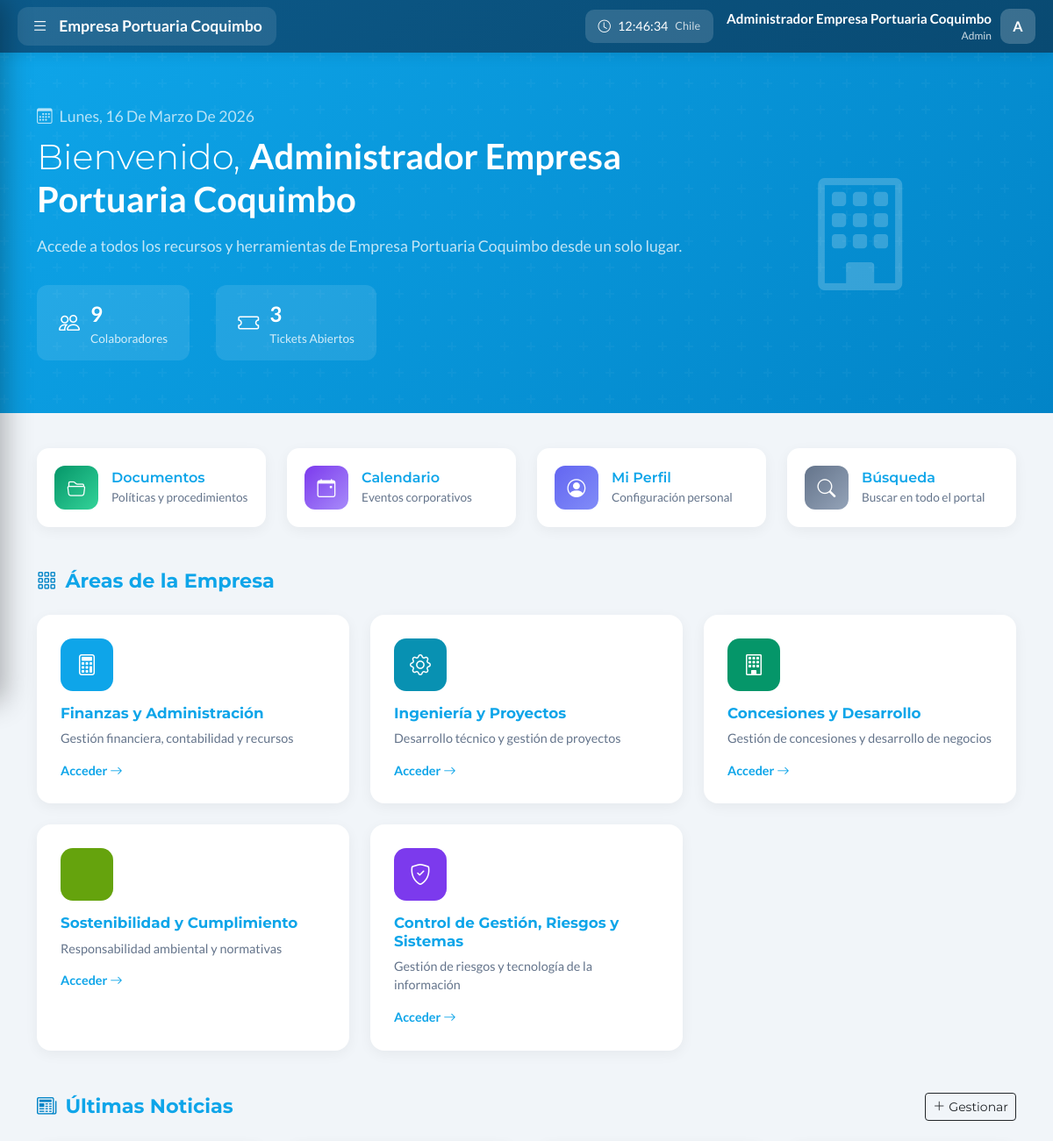
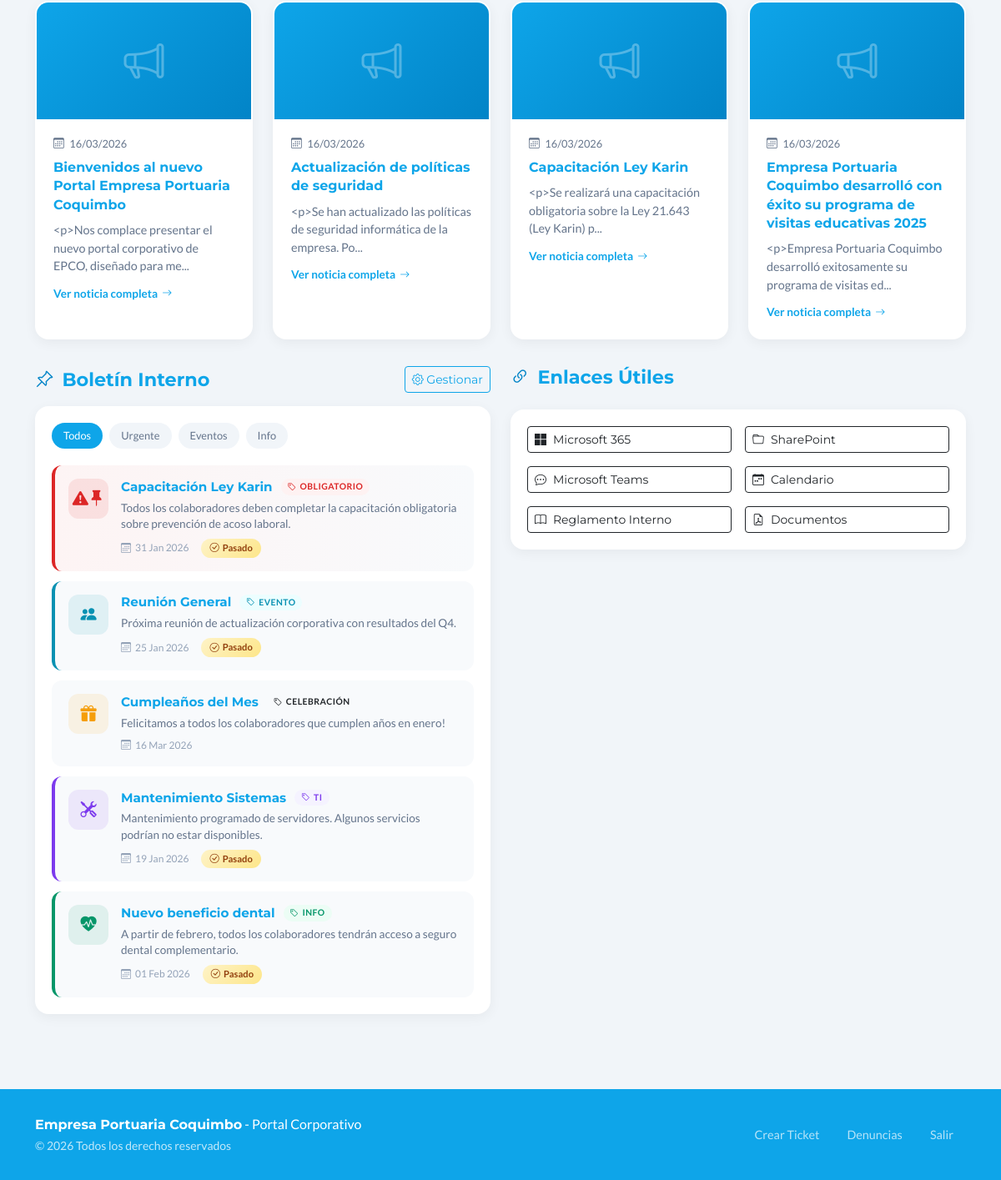
The page /panel_intranet.php (signed in) on the database its author committed (2 pictures, top to bottom).
### tables this page shows
CREATE TABLE IF NOT EXISTS users (
    id INT AUTO_INCREMENT PRIMARY KEY,
    name VARCHAR(100) NOT NULL,
    username VARCHAR(50) NOT NULL UNIQUE,
    email VARCHAR(150) NOT NULL UNIQUE,
    password VARCHAR(255) NOT NULL,
    role ENUM('admin', 'soporte', 'social', 'denuncia', 'user') NOT NULL DEFAULT 'user',
    is_active TINYINT(1) DEFAULT 1,
    last_login TIMESTAMP NULL,
    login_attempts INT DEFAULT 0,
    locked_until TIMESTAMP NULL,
    birthday DATE DEFAULT NULL,
    phone VARCHAR(20) DEFAULT NULL,
    department VARCHAR(100) DEFAULT NULL,
    position VARCHAR(100) DEFAULT NULL,
    avatar VARCHAR(255) DEFAULT NULL,
    bio TEXT DEFAULT NULL,
    created_at TIMESTAMP DEFAULT CURRENT_TIMESTAMP,
    updated_at TIMESTAMP DEFAULT CURRENT_TIMESTAMP ON UPDATE CURRENT_TIMESTAMP,
    INDEX idx_username (username),
    INDEX idx_email (email),
    INDEX idx_role (role)
);

CREATE TABLE IF NOT EXISTS news (
    id INT AUTO_INCREMENT PRIMARY KEY,
    title VARCHAR(200) NOT NULL,
    excerpt VARCHAR(300) DEFAULT NULL,
    content TEXT NOT NULL,
    image_url VARCHAR(500) DEFAULT NULL,
    news_url VARCHAR(500) DEFAULT NULL,
    author_id INT DEFAULT NULL,
    category VARCHAR(50) DEFAULT 'general',
    is_featured TINYINT(1) DEFAULT 0,
    is_published TINYINT(1) DEFAULT 1,
    views INT DEFAULT 0,
    created_at TIMESTAMP DEFAULT CURRENT_TIMESTAMP,
    updated_at TIMESTAMP DEFAULT CURRENT_TIMESTAMP ON UPDATE CURRENT_TIMESTAMP,
    FOREIGN KEY (author_id) REFERENCES users(id) ON DELETE SET NULL,
    INDEX idx_published (is_published),
    INDEX idx_featured (is_featured)
);

CREATE TABLE IF NOT EXISTS bulletins (
    id INT AUTO_INCREMENT PRIMARY KEY,
    title VARCHAR(200) NOT NULL,
    content TEXT NOT NULL,
    category ENUM('urgent', 'event', 'info', 'maintenance', 'celebration') NOT NULL DEFAULT 'info',
    priority ENUM('low', 'normal', 'high') NOT NULL DEFAULT 'normal',
    icon VARCHAR(50) DEFAULT 'bi-megaphone',
    event_date DATE DEFAULT NULL,
    deadline_date DATE DEFAULT NULL,
    is_active TINYINT(1) DEFAULT 1,
    is_pinned TINYINT(1) DEFAULT 0,
    expanded_content TEXT DEFAULT NULL,
    action_url VARCHAR(500) DEFAULT NULL,
    action_label VARCHAR(100) DEFAULT NULL,
    author_id INT DEFAULT NULL,
    created_at TIMESTAMP DEFAULT CURRENT_TIMESTAMP,
    updated_at TIMESTAMP DEFAULT CURRENT_TIMESTAMP ON UPDATE CURRENT_TIMESTAMP,
    expires_at DATE DEFAULT NULL,
    FOREIGN KEY (author_id) REFERENCES users(id) ON DELETE SET NULL,
    INDEX idx_category (category),
    INDEX idx_active (is_active),
    INDEX idx_pinned (is_pinned),
    INDEX idx_expires (expires_at)
);

### public/panel_intranet.php (the view, shortened to what the rows shown need)
<?php
require_once '../includes/bootstrap.php';
$user = getCurrentUser();
$news = $pdo->query('SELECT n.*, u.name as author_name FROM news n LEFT JOIN users u ON n.author_id = u.id WHERE n.is_published = 1 ORDER BY n.created_at DESC LIMIT 4')->fetchAll();
$bulletins = [];
try {
    $bulletins = $pdo->query("
        SELECT *,
            COALESCE(event_date, deadline_date) as countdown_date
        FROM bulletins
        WHERE is_active = 1
        AND (expires_at IS NULL OR expires_at >= CURDATE())
        ORDER BY is_pinned DESC, priority = 'high' DESC, created_at DESC
        LIMIT 6
    ")->fetchAll();
} catch (Exception $e) {
    $bulletins = [];
}
$bulletinCategories = [
    'urgent' => ['label' => 'Obligatorio', 'color' => '#dc2626', 'bg' => 'rgba(220,38,38,0.1)'],
    'event' => ['label' => 'Evento', 'color' => '#0891b2', 'bg' => 'rgba(8,145,178,0.1)'],
    'info' => ['label' => 'Info', 'color' => '#059669', 'bg' => 'rgba(5,150,105,0.1)'],
    'maintenance' => ['label' => 'TI', 'color' => '#7c3aed', 'bg' => 'rgba(124,58,237,0.1)'],
    'celebration' => ['label' => 'Celebración', 'color' => '#f59e0b', 'bg' => 'rgba(245,158,11,0.1)']
];
?>
<!DOCTYPE html>
<html lang="es">
<head>
    <link href="https://cdn.jsdelivr.net/npm/bootstrap@5.3.2/dist/css/bootstrap.min.css" rel="stylesheet">
    <link href="https://cdn.jsdelivr.net/npm/bootstrap-icons@1.11.1/font/bootstrap-icons.css" rel="stylesheet">
    <link href="css/intranet.css" rel="stylesheet">
</head>
<body class="has-sidebar">
    <?php include '../includes/barra_lateral.php'; ?>
    <section class="hero-welcome">
        <div class="container">
            <div class="hero-content">
                <div class="row align-items-center">
                    <div class="col-lg-8">
                        <h1 class="welcome-text mb-0">
                            Bienvenido, <span class="welcome-name"><?= htmlspecialchars($user['name']) ?></span>
                        </h1>
                    </div>
                </div>
            </div>
        </div>
    </section>
    <main class="main-content">
        <div class="container">
            <section id="areas" class="mb-5">
                <h2 class="section-title"><i class="bi bi-grid-3x3-gap"></i>Áreas de la Empresa</h2>
            </section>
            <div class="row g-4">
                <div class="col-12">
                    <section id="noticias">
                        <div class="d-flex justify-content-between align-items-center mb-4">
                            <h2 class="section-title mb-0"><i class="bi bi-newspaper"></i>Últimas Noticias</h2>
                        </div>
                        <div class="row g-4">
                            <?php if (empty($news)): ?>
                            <div class="col-12">
                                <div class="text-center py-5 text-muted">
                                    <i class="bi bi-newspaper" style="font-size: 3rem;"></i>
                                    <p class="mt-3">No hay noticias disponibles</p>
                                </div>
                            </div>
                            <?php else: ?>
                            <?php foreach ($news as $index => $item): ?>
                            <div class="col-lg-3 col-md-6">
                                <div class="news-card" onclick="showNewsDetail(<?= $index ?>)" style="cursor: pointer;">
                                    <div class="news-image">
                                        <?php if ($item['image_url']): ?>
                                        <img src="<?= htmlspecialchars($item['image_url']) ?>" alt="" style="width:100%;height:100%;object-fit:cover;">
                                        <?php else: ?>
                                        <i class="bi bi-megaphone"></i>
                                        <?php endif; ?>
                                    </div>
                                    <div class="news-content">
                                        <div class="news-date">
                                            <i class="bi bi-calendar3 me-1"></i>
                                            <?= date('d/m/Y', strtotime($item['created_at'])) ?>
                                        </div>
                                        <h5><?= htmlspecialchars($item['title']) ?></h5>
                                        <p><?= htmlspecialchars(substr($item['content'], 0, 80)) ?>...</p>
                                        <span class="news-read-more">
                                            Ver noticia completa <i class="bi bi-arrow-right"></i>
                                        </span>
                                    </div>
                                </div>
                            </div>
                            <?php endforeach; ?>
                            <?php endif; ?>
                        </div>
                    </section>
                </div>
            </div>
            <div class="row g-4 mt-2">
                <div class="col-lg-6">
                    <div class="d-flex justify-content-between align-items-center">
                        <h2 class="section-title mb-0"><i class="bi bi-pin-angle"></i>Boletín Interno</h2>
                    </div>
                    <div class="bulletin-board mt-3">
                        <?php if (empty($bulletins)): ?>
                        <div class="bulletin-item priority-info" data-category="info" onclick="toggleBulletin(this)">
                            <div class="bulletin-icon" style="background: rgba(5,150,105,0.1); color: #059669;">
                                <i class="bi bi-info-circle-fill"></i>
                            </div>
                            <div class="bulletin-content">
                                <div class="bulletin-header">
                                    <h6>Bienvenido al Boletín</h6>
                                    <span class="bulletin-badge info"><i class="bi bi-info-circle"></i> Info</span>
                                </div>
                                <p>No hay boletines publicados aún. Los administradores pueden agregar nuevos anuncios.</p>
                                <div class="bulletin-footer">
                                    <span class="bulletin-date"><i class="bi bi-calendar3"></i> <?= date('d M Y') ?></span>
                                </div>
                            </div>
                        </div>
                        <?php else: ?>
                        <?php foreach ($bulletins as $index => $bulletin):
                            $category = $bulletin['category'] ?? 'info';
                            $catStyle = $bulletinCategories[$category] ?? $bulletinCategories['info'];
                            $isPinned = $bulletin['is_pinned'] ?? false;
                            $icon = $bulletin['icon'] ?? 'bi-megaphone-fill';
                        ?>
                        <div class="bulletin-item priority-<?= htmlspecialchars($category) ?><?= $isPinned ? ' pinned' : '' ?>"
                             data-category="<?= htmlspecialchars($category) ?>"
                             onclick="toggleBulletin(this)">
                            <div class="bulletin-icon" style="background: <?= $catStyle['bg'] ?>; color: <?= $catStyle['color'] ?>;">
                                <i class="bi <?= htmlspecialchars($icon) ?>"></i>
                                <?php if ($isPinned): ?>
                                <span class="pinned-indicator"><i class="bi bi-pin-fill"></i></span>
                                <?php endif; ?>
                            </div>
                            <div class="bulletin-content">
                                <div class="bulletin-header">
                                    <h6><?= htmlspecialchars($bulletin['title']) ?></h6>
                                    <span class="bulletin-badge <?= htmlspecialchars($category) ?>">
                                        <i class="bi bi-tag"></i> <?= htmlspecialchars($catStyle['label']) ?>
                                    </span>
                                </div>
                                <p><?= htmlspecialchars($bulletin['content']) ?></p>
                                <div class="bulletin-footer">
                                    <?php if (!empty($bulletin['countdown_date'])): ?>
                                    <span class="bulletin-date"><i class="bi bi-calendar3"></i> <?= date('d M Y', strtotime($bulletin['countdown_date'])) ?></span>
                                    <span class="bulletin-countdown" data-date="<?= $bulletin['countdown_date'] ?>"><i class="bi bi-clock"></i> Calculando...</span>
                                    <?php else: ?>
                                    <span class="bulletin-date"><i class="bi bi-calendar3"></i> <?= date('d M Y', strtotime($bulletin['created_at'])) ?></span>
                                    <?php endif; ?>
                                </div>
                            </div>
                        </div>
                        <?php endforeach; ?>
                        <?php endif; ?>
                    </div>
                </div>
                <div class="col-lg-6">
                    <h2 class="section-title"><i class="bi bi-link-45deg"></i>Enlaces Útiles</h2>
                </div>
            </div>
        </div>
    </main>
</body>
</html>

### includes/barra_lateral.php (shortened to what the rows shown need)
<div class="epco-topbar">
    <div class="topbar-right">
        <div class="topbar-user">
            <div class="topbar-user-info d-none d-md-block">
                <div class="topbar-user-name"><?= htmlspecialchars($user['name']) ?></div>
                <div class="topbar-user-role"><?= ucfirst($user['role']) ?></div>
            </div>
            <div class="dropdown">
                <div class="topbar-avatar" role="button" data-bs-toggle="dropdown">
                    <?= strtoupper(substr($user['name'], 0, 1)) ?>
                </div>
            </div>
        </div>
    </div>
</div>

### rows shown on the page
users: name "Administrador Empresa Portuaria Coquimbo", role "Admin", name "A"
news: created_at "16/03/2026", title "Bienvenidos al nuevo Portal Empresa Portuaria Coquimbo", content "<p>Nos complace presentar el nuevo portal corporativo de EPCO, diseñado para me"
news: created_at "16/03/2026", title "Actualización de políticas de seguridad", content "<p>Se han actualizado las políticas de seguridad informática de la empresa. Po"
news: created_at "16/03/2026", title "Capacitación Ley Karin", content "<p>Se realizará una capacitación obligatoria sobre la Ley 21.643 (Ley Karin) p"
news: created_at "16/03/2026", title "Empresa Portuaria Coquimbo desarrolló con éxito su programa de visitas educativas 2025", content "<p>Empresa Portuaria Coquimbo desarrolló exitosamente su programa de visitas ed"
bulletins: is_pinned 1 (drawn), title "Capacitación Ley Karin", category "OBLIGATORIO", content "Todos los colaboradores deben completar la capacitación obligatoria sobre prevención de acoso laboral.", countdown_date "31 Jan 2026"
bulletins: title "Reunión General", category "EVENTO", content "Próxima reunión de actualización corporativa con resultados del Q4.", countdown_date "25 Jan 2026"
bulletins: title "Cumpleaños del Mes", category "CELEBRACIÓN", content "Felicitamos a todos los colaboradores que cumplen años en enero!", created_at "16 Mar 2026"
bulletins: title "Mantenimiento Sistemas", category "TI", content "Mantenimiento programado de servidores. Algunos servicios podrían no estar disponibles.", countdown_date "19 Jan 2026"
bulletins: title "Nuevo beneficio dental", category "INFO", content "A partir de febrero, todos los colaboradores tendrán acceso a seguro dental complementario.", countdown_date "01 Feb 2026"

### other values the page prints
$totalUsers "9"
$openTickets "3"
$area['name'] "Finanzas y Administración"
$area['description'] "Gestión financiera, contabilidad y recursos"
$area['name'] "Ingeniería y Proyectos"
$area['description'] "Desarrollo técnico y gestión de proyectos"
$area['name'] "Concesiones y Desarrollo"
$area['description'] "Gestión de concesiones y desarrollo de negocios"
$area['name'] "Sostenibilidad y Cumplimiento"
$area['description'] "Responsabilidad ambiental y normativas"
$area['name'] "Control de Gestión, Riesgos y Sistemas"
$area['description'] "Gestión de riesgos y tecnología de la información"
